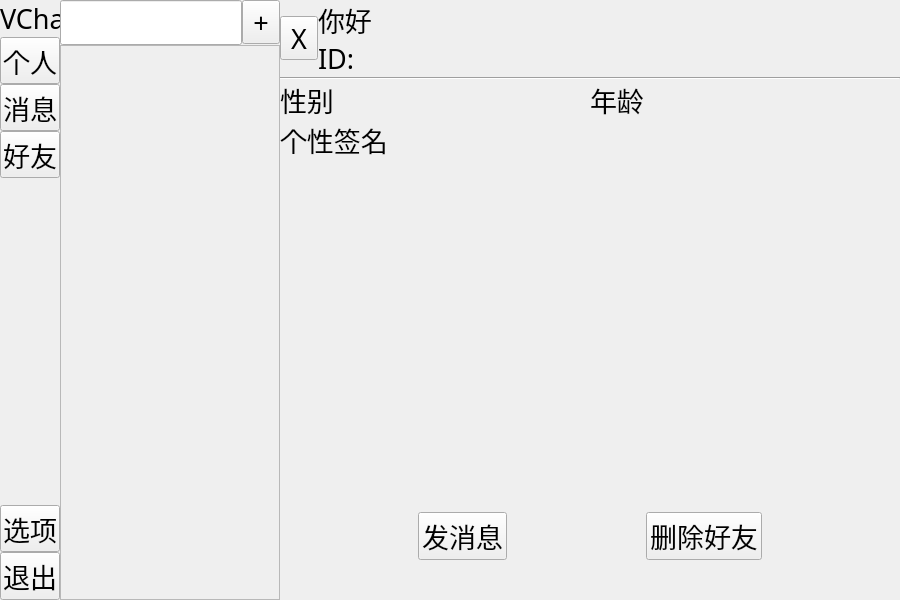
<?xml version="1.0" encoding="UTF-8"?>
<ui version="4.0">
 <class>Chat</class>
 <widget class="QMainWindow" name="Chat">
  <property name="geometry">
   <rect>
    <x>0</x>
    <y>0</y>
    <width>900</width>
    <height>600</height>
   </rect>
  </property>
  <property name="sizePolicy">
   <sizepolicy hsizetype="Fixed" vsizetype="Fixed">
    <horstretch>0</horstretch>
    <verstretch>0</verstretch>
   </sizepolicy>
  </property>
  <property name="font">
   <font>
    <family>3270 Nerd Font</family>
    <pointsize>20</pointsize>
   </font>
  </property>
  <property name="windowTitle">
   <string>Chat</string>
  </property>
  <widget class="QWidget" name="centralwidget">
   <layout class="QHBoxLayout" name="horizontalLayout_2" stretch="0,0,0">
    <property name="spacing">
     <number>0</number>
    </property>
    <property name="leftMargin">
     <number>0</number>
    </property>
    <property name="topMargin">
     <number>0</number>
    </property>
    <property name="rightMargin">
     <number>0</number>
    </property>
    <property name="bottomMargin">
     <number>0</number>
    </property>
    <item>
     <widget class="QWidget" name="left_widget" native="true">
      <property name="minimumSize">
       <size>
        <width>60</width>
        <height>600</height>
       </size>
      </property>
      <property name="maximumSize">
       <size>
        <width>60</width>
        <height>600</height>
       </size>
      </property>
      <layout class="QVBoxLayout" name="verticalLayout">
       <property name="spacing">
        <number>0</number>
       </property>
       <property name="leftMargin">
        <number>0</number>
       </property>
       <property name="topMargin">
        <number>0</number>
       </property>
       <property name="rightMargin">
        <number>0</number>
       </property>
       <property name="bottomMargin">
        <number>0</number>
       </property>
       <item>
        <widget class="QLabel" name="name_label">
         <property name="text">
          <string>VChat</string>
         </property>
        </widget>
       </item>
       <item>
        <widget class="QToolButton" name="personal_info_button">
         <property name="text">
          <string>个人</string>
         </property>
        </widget>
       </item>
       <item>
        <widget class="QToolButton" name="msg_button">
         <property name="text">
          <string>消息</string>
         </property>
        </widget>
       </item>
       <item>
        <widget class="QToolButton" name="personal_chat_button">
         <property name="text">
          <string>好友</string>
         </property>
        </widget>
       </item>
       <item>
        <spacer name="button_spacer">
         <property name="orientation">
          <enum>Qt::Orientation::Vertical</enum>
         </property>
         <property name="sizeType">
          <enum>QSizePolicy::Policy::Maximum</enum>
         </property>
         <property name="sizeHint" stdset="0">
          <size>
           <width>20</width>
           <height>400</height>
          </size>
         </property>
        </spacer>
       </item>
       <item>
        <widget class="QToolButton" name="option_button">
         <property name="text">
          <string>选项</string>
         </property>
        </widget>
       </item>
       <item>
        <widget class="QPushButton" name="exit_button">
         <property name="text">
          <string>退出</string>
         </property>
        </widget>
       </item>
      </layout>
     </widget>
    </item>
    <item>
     <widget class="QWidget" name="middle_widget" native="true">
      <property name="minimumSize">
       <size>
        <width>220</width>
        <height>600</height>
       </size>
      </property>
      <property name="maximumSize">
       <size>
        <width>220</width>
        <height>600</height>
       </size>
      </property>
      <layout class="QGridLayout" name="gridLayout">
       <property name="leftMargin">
        <number>0</number>
       </property>
       <property name="topMargin">
        <number>0</number>
       </property>
       <property name="rightMargin">
        <number>0</number>
       </property>
       <property name="bottomMargin">
        <number>0</number>
       </property>
       <property name="spacing">
        <number>0</number>
       </property>
       <item row="1" column="0" colspan="2">
        <widget class="QStackedWidget" name="list">
         <property name="lineWidth">
          <number>0</number>
         </property>
         <property name="currentIndex">
          <number>1</number>
         </property>
         <widget class="QWidget" name="persional_chat_list">
          <layout class="QVBoxLayout" name="verticalLayout_2">
           <property name="spacing">
            <number>0</number>
           </property>
           <property name="leftMargin">
            <number>0</number>
           </property>
           <property name="topMargin">
            <number>0</number>
           </property>
           <property name="rightMargin">
            <number>0</number>
           </property>
           <property name="bottomMargin">
            <number>0</number>
           </property>
           <item>
            <widget class="QPushButton" name="personal_notify_button">
             <property name="text">
              <string>私聊通知</string>
             </property>
            </widget>
           </item>
           <item>
            <widget class="QScrollArea" name="scrollArea">
             <property name="widgetResizable">
              <bool>true</bool>
             </property>
             <widget class="QWidget" name="scrollAreaWidgetContents">
              <property name="geometry">
               <rect>
                <x>0</x>
                <y>0</y>
                <width>98</width>
                <height>28</height>
               </rect>
              </property>
             </widget>
            </widget>
           </item>
          </layout>
         </widget>
         <widget class="QWidget" name="msg_list">
          <layout class="QVBoxLayout" name="verticalLayout_3">
           <property name="spacing">
            <number>0</number>
           </property>
           <property name="leftMargin">
            <number>0</number>
           </property>
           <property name="topMargin">
            <number>0</number>
           </property>
           <property name="rightMargin">
            <number>0</number>
           </property>
           <property name="bottomMargin">
            <number>0</number>
           </property>
           <item>
            <widget class="QScrollArea" name="scrollArea_2">
             <property name="widgetResizable">
              <bool>true</bool>
             </property>
             <widget class="QWidget" name="scrollAreaWidgetContents_2">
              <property name="geometry">
               <rect>
                <x>0</x>
                <y>0</y>
                <width>218</width>
                <height>561</height>
               </rect>
              </property>
             </widget>
            </widget>
           </item>
          </layout>
         </widget>
        </widget>
       </item>
       <item row="0" column="1">
        <widget class="QToolButton" name="add_button">
         <property name="text">
          <string>+</string>
         </property>
        </widget>
       </item>
       <item row="0" column="0">
        <widget class="QLineEdit" name="search"/>
       </item>
      </layout>
     </widget>
    </item>
    <item>
     <widget class="QStackedWidget" name="right_widget">
      <property name="minimumSize">
       <size>
        <width>620</width>
        <height>600</height>
       </size>
      </property>
      <property name="maximumSize">
       <size>
        <width>620</width>
        <height>600</height>
       </size>
      </property>
      <property name="lineWidth">
       <number>0</number>
      </property>
      <property name="currentIndex">
       <number>1</number>
      </property>
      <widget class="QWidget" name="msg_content">
       <layout class="QVBoxLayout" name="verticalLayout_7">
        <property name="spacing">
         <number>0</number>
        </property>
        <property name="leftMargin">
         <number>0</number>
        </property>
        <property name="topMargin">
         <number>0</number>
        </property>
        <property name="rightMargin">
         <number>0</number>
        </property>
        <property name="bottomMargin">
         <number>0</number>
        </property>
        <item>
         <widget class="QWidget" name="widget" native="true">
          <layout class="QVBoxLayout" name="verticalLayout_6">
           <property name="spacing">
            <number>0</number>
           </property>
           <property name="leftMargin">
            <number>0</number>
           </property>
           <property name="topMargin">
            <number>0</number>
           </property>
           <property name="rightMargin">
            <number>0</number>
           </property>
           <property name="bottomMargin">
            <number>0</number>
           </property>
           <item>
            <widget class="QScrollArea" name="scrollArea_4">
             <property name="minimumSize">
              <size>
               <width>0</width>
               <height>470</height>
              </size>
             </property>
             <property name="maximumSize">
              <size>
               <width>16777215</width>
               <height>470</height>
              </size>
             </property>
             <property name="widgetResizable">
              <bool>true</bool>
             </property>
             <widget class="QWidget" name="scrollAreaWidgetContents_4">
              <property name="geometry">
               <rect>
                <x>0</x>
                <y>0</y>
                <width>98</width>
                <height>468</height>
               </rect>
              </property>
             </widget>
            </widget>
           </item>
           <item>
            <layout class="QVBoxLayout" name="verticalLayout_5">
             <property name="spacing">
              <number>0</number>
             </property>
             <item>
              <widget class="QTextEdit" name="textEdit">
               <property name="minimumSize">
                <size>
                 <width>0</width>
                 <height>100</height>
                </size>
               </property>
               <property name="maximumSize">
                <size>
                 <width>16777215</width>
                 <height>100</height>
                </size>
               </property>
              </widget>
             </item>
             <item>
              <layout class="QHBoxLayout" name="horizontalLayout">
               <property name="spacing">
                <number>0</number>
               </property>
               <item>
                <spacer name="horizontalSpacer">
                 <property name="orientation">
                  <enum>Qt::Orientation::Horizontal</enum>
                 </property>
                 <property name="sizeHint" stdset="0">
                  <size>
                   <width>40</width>
                   <height>20</height>
                  </size>
                 </property>
                </spacer>
               </item>
               <item>
                <widget class="QPushButton" name="pushButton">
                 <property name="text">
                  <string>发送</string>
                 </property>
                </widget>
               </item>
               <item>
                <spacer name="horizontalSpacer_2">
                 <property name="orientation">
                  <enum>Qt::Orientation::Horizontal</enum>
                 </property>
                 <property name="sizeType">
                  <enum>QSizePolicy::Policy::Fixed</enum>
                 </property>
                 <property name="sizeHint" stdset="0">
                  <size>
                   <width>40</width>
                   <height>20</height>
                  </size>
                 </property>
                </spacer>
               </item>
              </layout>
             </item>
            </layout>
           </item>
          </layout>
         </widget>
        </item>
       </layout>
      </widget>
      <widget class="QWidget" name="friend_info">
       <property name="minimumSize">
        <size>
         <width>620</width>
         <height>600</height>
        </size>
       </property>
       <property name="maximumSize">
        <size>
         <width>620</width>
         <height>600</height>
        </size>
       </property>
       <layout class="QVBoxLayout" name="verticalLayout_8">
        <property name="spacing">
         <number>0</number>
        </property>
        <property name="leftMargin">
         <number>0</number>
        </property>
        <property name="topMargin">
         <number>0</number>
        </property>
        <property name="rightMargin">
         <number>0</number>
        </property>
        <property name="bottomMargin">
         <number>0</number>
        </property>
        <item>
         <widget class="QWidget" name="widget_2" native="true">
          <layout class="QHBoxLayout" name="horizontalLayout_3">
           <property name="spacing">
            <number>0</number>
           </property>
           <property name="leftMargin">
            <number>0</number>
           </property>
           <property name="topMargin">
            <number>0</number>
           </property>
           <property name="rightMargin">
            <number>0</number>
           </property>
           <property name="bottomMargin">
            <number>0</number>
           </property>
           <item>
            <layout class="QGridLayout" name="gridLayout_2">
             <item row="0" column="0" rowspan="2">
              <widget class="QToolButton" name="toolButton">
               <property name="text">
                <string>X</string>
               </property>
              </widget>
             </item>
             <item row="1" column="1">
              <widget class="QLabel" name="label_2">
               <property name="text">
                <string>ID:</string>
               </property>
              </widget>
             </item>
             <item row="0" column="1">
              <widget class="QLabel" name="label">
               <property name="text">
                <string>你好</string>
               </property>
              </widget>
             </item>
            </layout>
           </item>
           <item>
            <spacer name="horizontalSpacer_3">
             <property name="orientation">
              <enum>Qt::Orientation::Horizontal</enum>
             </property>
             <property name="sizeType">
              <enum>QSizePolicy::Policy::Expanding</enum>
             </property>
             <property name="sizeHint" stdset="0">
              <size>
               <width>458</width>
               <height>20</height>
              </size>
             </property>
            </spacer>
           </item>
          </layout>
         </widget>
        </item>
        <item>
         <widget class="Line" name="line">
          <property name="orientation">
           <enum>Qt::Orientation::Horizontal</enum>
          </property>
         </widget>
        </item>
        <item>
         <widget class="QWidget" name="widget_3" native="true">
          <layout class="QHBoxLayout" name="horizontalLayout_4">
           <property name="spacing">
            <number>0</number>
           </property>
           <property name="leftMargin">
            <number>0</number>
           </property>
           <property name="topMargin">
            <number>0</number>
           </property>
           <property name="rightMargin">
            <number>0</number>
           </property>
           <property name="bottomMargin">
            <number>0</number>
           </property>
           <item>
            <widget class="QLabel" name="label_5">
             <property name="text">
              <string>性别</string>
             </property>
            </widget>
           </item>
           <item>
            <widget class="QLabel" name="label_3">
             <property name="text">
              <string>年龄</string>
             </property>
            </widget>
           </item>
          </layout>
         </widget>
        </item>
        <item>
         <widget class="QLabel" name="label_6">
          <property name="text">
           <string>个性签名</string>
          </property>
         </widget>
        </item>
        <item>
         <spacer name="verticalSpacer_4">
          <property name="orientation">
           <enum>Qt::Orientation::Vertical</enum>
          </property>
          <property name="sizeHint" stdset="0">
           <size>
            <width>20</width>
            <height>600</height>
           </size>
          </property>
         </spacer>
        </item>
        <item>
         <widget class="QWidget" name="widget_4" native="true">
          <layout class="QHBoxLayout" name="horizontalLayout_5">
           <property name="spacing">
            <number>0</number>
           </property>
           <property name="leftMargin">
            <number>0</number>
           </property>
           <property name="topMargin">
            <number>0</number>
           </property>
           <property name="rightMargin">
            <number>0</number>
           </property>
           <property name="bottomMargin">
            <number>0</number>
           </property>
           <item>
            <spacer name="horizontalSpacer_4">
             <property name="orientation">
              <enum>Qt::Orientation::Horizontal</enum>
             </property>
             <property name="sizeHint" stdset="0">
              <size>
               <width>135</width>
               <height>20</height>
              </size>
             </property>
            </spacer>
           </item>
           <item>
            <widget class="QPushButton" name="pushButton_2">
             <property name="text">
              <string>发消息</string>
             </property>
            </widget>
           </item>
           <item>
            <spacer name="horizontalSpacer_5">
             <property name="orientation">
              <enum>Qt::Orientation::Horizontal</enum>
             </property>
             <property name="sizeHint" stdset="0">
              <size>
               <width>136</width>
               <height>20</height>
              </size>
             </property>
            </spacer>
           </item>
           <item>
            <widget class="QPushButton" name="pushButton_3">
             <property name="text">
              <string>删除好友</string>
             </property>
            </widget>
           </item>
           <item>
            <spacer name="horizontalSpacer_6">
             <property name="orientation">
              <enum>Qt::Orientation::Horizontal</enum>
             </property>
             <property name="sizeHint" stdset="0">
              <size>
               <width>135</width>
               <height>20</height>
              </size>
             </property>
            </spacer>
           </item>
          </layout>
         </widget>
        </item>
        <item>
         <spacer name="verticalSpacer_3">
          <property name="orientation">
           <enum>Qt::Orientation::Vertical</enum>
          </property>
          <property name="sizeType">
           <enum>QSizePolicy::Policy::Fixed</enum>
          </property>
          <property name="sizeHint" stdset="0">
           <size>
            <width>20</width>
            <height>40</height>
           </size>
          </property>
         </spacer>
        </item>
       </layout>
      </widget>
     </widget>
    </item>
   </layout>
  </widget>
 </widget>
 <resources/>
 <connections/>
</ui>
